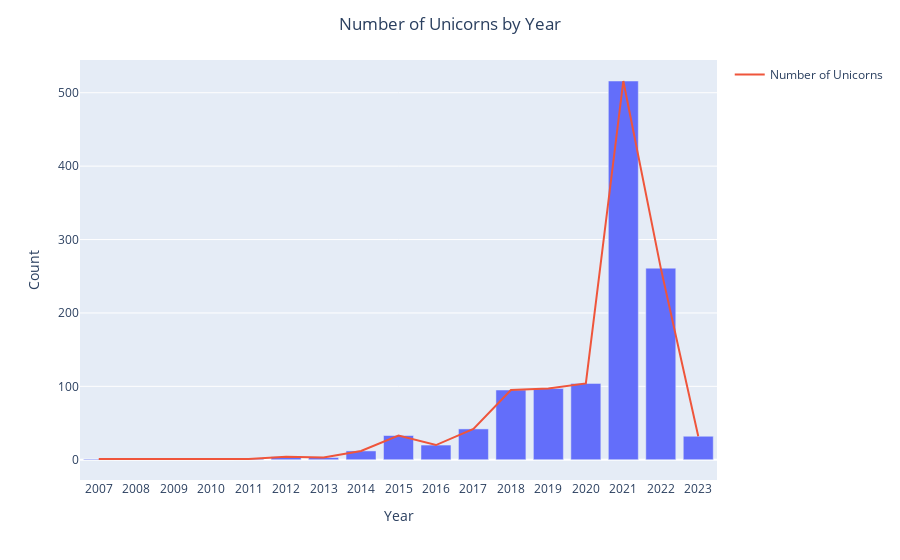

Notebook cell for this chart:
### Code cell
# Time plot of when the unicorns where founded 

import plotly.graph_objects as go

df['Year Joined'] = df['Date Joined'].dt.year

# Count the number of unicorns by year
df_count = df.groupby('Year Joined').size().reset_index(name='Number of Unicorns')
fig = px.bar(data_frame=df_count, x='Year Joined', y='Number of Unicorns', labels={'Year Joined':'Year', 'Number of Unicorns':'Count'}).update_layout(title='Number of Unicorns by Year', title_x=0.5).update_xaxes(dtick=1)
fig.add_trace(go.Scatter(x=df_count['Year Joined'], y=df_count['Number of Unicorns'], name='Number of Unicorns', mode='lines'))
fig.show()

### Figure 1 — Plotly figure (JSON) as saved in the notebook; plotly's stock layout.template omitted (floating-point values rounded to 4 significant figures)
{"data": [{"alignmentgroup": "True", "hovertemplate": "Year=%{x}<br>Count=%{y}<extra></extra>", "legendgroup": "", "marker": {"color": "#636efa", "pattern": {"shape": ""}}, "name": "", "offsetgroup": "", "orientation": "v", "showlegend": false, "textposition": "auto", "type": "bar", "x": [2007, 2011, 2012, 2013, 2014, 2015, 2016, 2017, 2018, 2019, 2020, 2021, 2022, 2023], "xaxis": "x", "y": [1, 1, 4, 3, 12, 33, 20, 42, 95, 97, 104, 516, 261, 32], "yaxis": "y"}, {"mode": "lines", "name": "Number of Unicorns", "type": "scatter", "x": [2007, 2011, 2012, 2013, 2014, 2015, 2016, 2017, 2018, 2019, 2020, 2021, 2022, 2023], "y": [1, 1, 4, 3, 12, 33, 20, 42, 95, 97, 104, 516, 261, 32]}], "layout": {"barmode": "relative", "legend": {"tracegroupgap": 0}, "margin": {"t": 60}, "title": {"text": "Number of Unicorns by Year", "x": 0.5}, "xaxis": {"anchor": "y", "domain": [0, 1], "dtick": 1, "title": {"text": "Year"}}, "yaxis": {"anchor": "x", "domain": [0, 1], "title": {"text": "Count"}}}}
